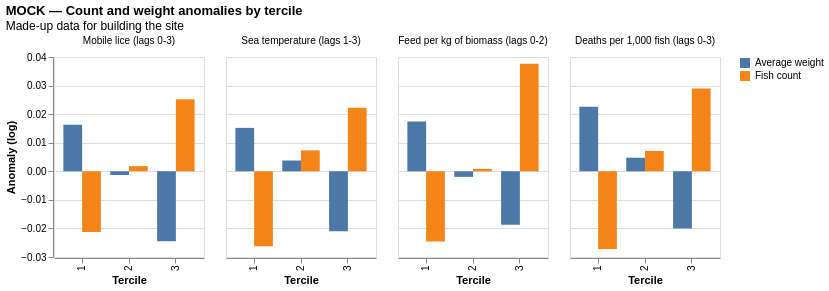

This figure's Vega-Lite source:
### Vega-Lite specification from a JSON file in a GitHub repository (floating-point values rounded to 4 significant figures)
{"$schema": "https://vega.github.io/schema/vega-lite/v5.20.1.json", "title": {"text": "MOCK — Count and weight anomalies by tercile", "subtitle": "Made-up data for building the site"}, "data": {"values": [{"panel": "Mobile lice (lags 0-3)", "tercile": 1, "measure": "Fish count", "anom": -0.02126, "n": 302}, {"panel": "Mobile lice (lags 0-3)", "tercile": 1, "measure": "Average weight", "anom": 0.0163, "n": 302}, {"panel": "Mobile lice (lags 0-3)", "tercile": 2, "measure": "Fish count", "anom": 0.001814, "n": 317}, {"panel": "Mobile lice (lags 0-3)", "tercile": 2, "measure": "Average weight", "anom": -0.001308, "n": 317}, {"panel": "Mobile lice (lags 0-3)", "tercile": 3, "measure": "Fish count", "anom": 0.02524, "n": 329}, {"panel": "Mobile lice (lags 0-3)", "tercile": 3, "measure": "Average weight", "anom": -0.02452, "n": 329}, {"panel": "Sea temperature (lags 1-3)", "tercile": 1, "measure": "Fish count", "anom": -0.02627, "n": 332}, {"panel": "Sea temperature (lags 1-3)", "tercile": 1, "measure": "Average weight", "anom": 0.01519, "n": 332}, {"panel": "Sea temperature (lags 1-3)", "tercile": 2, "measure": "Fish count", "anom": 0.007325, "n": 331}, {"panel": "Sea temperature (lags 1-3)", "tercile": 2, "measure": "Average weight", "anom": 0.003773, "n": 331}, {"panel": "Sea temperature (lags 1-3)", "tercile": 3, "measure": "Fish count", "anom": 0.0222, "n": 336}, {"panel": "Sea temperature (lags 1-3)", "tercile": 3, "measure": "Average weight", "anom": -0.02102, "n": 336}, {"panel": "Feed per kg of biomass (lags 0-2)", "tercile": 1, "measure": "Fish count", "anom": -0.02461, "n": 339}, {"panel": "Feed per kg of biomass (lags 0-2)", "tercile": 1, "measure": "Average weight", "anom": 0.01743, "n": 339}, {"panel": "Feed per kg of biomass (lags 0-2)", "tercile": 2, "measure": "Fish count", "anom": 0.0008445, "n": 337}, {"panel": "Feed per kg of biomass (lags 0-2)", "tercile": 2, "measure": "Average weight", "anom": -0.001948, "n": 337}, {"panel": "Feed per kg of biomass (lags 0-2)", "tercile": 3, "measure": "Fish count", "anom": 0.03766, "n": 312}, {"panel": "Feed per kg of biomass (lags 0-2)", "tercile": 3, "measure": "Average weight", "anom": -0.01871, "n": 312}, {"panel": "Deaths per 1,000 fish (lags 0-3)", "tercile": 1, "measure": "Fish count", "anom": -0.02723, "n": 310}, {"panel": "Deaths per 1,000 fish (lags 0-3)", "tercile": 1, "measure": "Average weight", "anom": 0.02259, "n": 310}, {"panel": "Deaths per 1,000 fish (lags 0-3)", "tercile": 2, "measure": "Fish count", "anom": 0.007094, "n": 336}, {"panel": "Deaths per 1,000 fish (lags 0-3)", "tercile": 2, "measure": "Average weight", "anom": 0.00474, "n": 336}, {"panel": "Deaths per 1,000 fish (lags 0-3)", "tercile": 3, "measure": "Fish count", "anom": 0.02894, "n": 333}, {"panel": "Deaths per 1,000 fish (lags 0-3)", "tercile": 3, "measure": "Average weight", "anom": -0.02, "n": 333}]}, "facet": {"column": {"field": "panel", "type": "nominal", "title": null, "sort": ["Mobile lice (lags 0-3)", "Sea temperature (lags 1-3)", "Feed per kg of biomass (lags 0-2)", "Deaths per 1,000 fish (lags 0-3)"]}}, "spec": {"width": 150, "height": 200, "mark": "bar", "encoding": {"x": {"field": "tercile", "type": "ordinal", "title": "Tercile"}, "xOffset": {"field": "measure", "type": "nominal"}, "y": {"field": "anom", "type": "quantitative", "title": "Anomaly (log)"}, "color": {"field": "measure", "type": "nominal", "title": null}, "tooltip": [{"field": "measure", "type": "nominal"}, {"field": "anom", "type": "quantitative", "format": ".3f"}, {"field": "n", "type": "quantitative", "title": "Area-months"}]}}}
